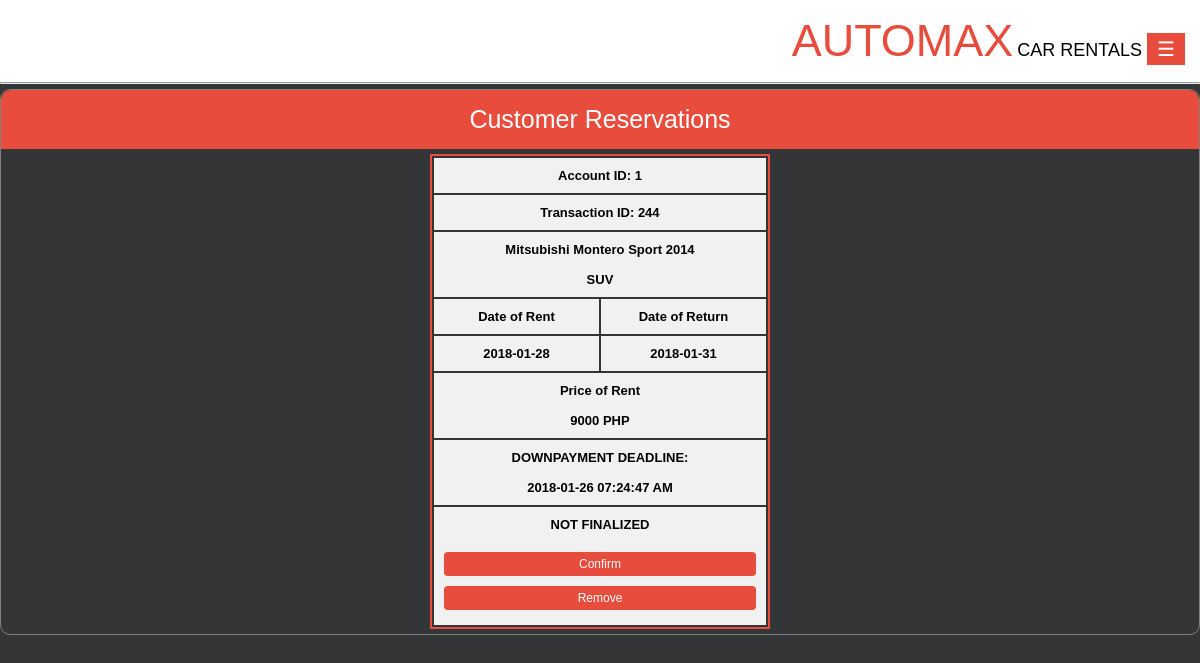
/reservations.php (signed in), run on the app's committed database.
### tables this page shows
CREATE TABLE `cars` (
  `id` int(30) NOT NULL,
  `Model` varchar(50) NOT NULL,
  `Type` varchar(50) NOT NULL,
  `Units` int(30) NOT NULL,
  `currentunits` int(128) NOT NULL,
  `PricePerDay` int(30) NOT NULL,
  `image` varchar(200) NOT NULL
);

CREATE TABLE `reservations` (
  `id` int(30) NOT NULL,
  `Account_ID` varchar(30) NOT NULL,
  `Car_ID` int(30) NOT NULL,
  `DateApplied` timestamp NOT NULL DEFAULT CURRENT_TIMESTAMP,
  `DateRent` varchar(50) NOT NULL,
  `DateReturn` varchar(50) NOT NULL,
  `RentPrice` int(30) NOT NULL,
  `Status` varchar(50) NOT NULL
);

### reservations.php (the view, shortened to what this page needs)
<?php
    function homecontent() {
        if($_SESSION['userlevel'] == "Admin"){
            $db = $GLOBALS['db'];
            $stmt3 = $db->query('SELECT * FROM reservations WHERE Status = "NOT FINALIZED" ');
            while ($reservations=$stmt3->fetch_assoc()) {
                $stmt  = $db->prepare('SELECT Model,Type FROM cars WHERE id = ?');
                $stmt->bind_param('i',$reservations['Car_ID']);
                $stmt->execute();
                $stmt->bind_result($model,$typecar);
                $stmt->store_result();
                while ($stmt->fetch()){
                    if($reservations['Status'] == 'NOT FINALIZED'){
                        $dateapplied = new DateTime($reservations['DateApplied']);
                        $tomorrow = $dateapplied->modify('+1 day');
                        echo "
                        <div id = 'anf'>
                            <div class = 'reserve' id = 'rec'>
                                <table class='reservetable'>
                                    <tr>
                                        <td colspan='2'>
                                            Account ID: {$reservations['Account_ID']}
                                        </td>
                                    </tr>
                                    <tr>
                                        <td colspan='2'>
                                            Transaction ID: {$reservations['id']}
                                        </td>
                                    </tr>
                                    <tr>
                                        <td colspan='2'>
                                            {$model}<br><br>
                                            {$typecar}<br>
                                        </td>
                                    </tr>
                                    <tr>
                                        <td>
                                            Date of Rent
                                        </td>
                                        <td>
                                            Date of Return
                                        </td>
                                    <tr>
                                        <td>
                                            {$reservations['DateRent']}<br>
                                        </td>
                                        <td>
                                            {$reservations['DateReturn']}<br>
                                        </td>
                                    </tr>
                                    <tr>
                                        <td colspan='2'>
                                            Price of Rent <br><br> {$reservations['RentPrice']} PHP
                                        </td>
                                    </tr>
                                    <tr>
                                        <td colspan='2'>
                                            DOWNPAYMENT DEADLINE: <br><br>
                                            {$tomorrow->format('Y-m-d h:i:s A')}
                                        </td>
                                    </tr>
                                    <tr>
                                        <td colspan='2'>
                                            {$reservations['Status']}
                                            <form action='reservations.php' method='post'>
                                                <br>
                                                <input type='hidden' value='{$reservations['id']}'  name='reservationid'>
                                                <input class='tablebutton' type='submit' name='updateaction' value='Confirm'/>
                                                <input class='tablebutton' type='submit' name='deleteaction' value='Remove'/>
                                        </td>
                                    </tr>
                                </table>
                            </div>
                        </div>
                        ";
                            $stmt  = $db->prepare('SELECT image FROM receipt WHERE transaction_id = ? AND user_id = ?');
                            $stmt->bind_param('ii',$reservations['id'],$reservations['Account_ID']);
                            $stmt->execute();
                            $stmt->bind_result($image);
                            $stmt->store_result();
                    }
                }
            }
        }
    }
    function action() {
            if($_SESSION['userlevel'] == "Admin") {
                echo "<div class = 'reservationheader'>Customer Reservations</div>";
            } else if($_SESSION['userlevel'] == "Customer") {
                echo "<div class = 'reservationheader'>My Reservations</div>";
            }
        }
?>
<html>
    <head>
        <link rel='stylesheet' href='automax.css'/>
        <link rel='stylesheet' href='cars.css'/>
    </head>
    <body class = 'reservebody'>
        <div class = "headercontainer">
            <div class = "header">
                <label class ='automax'>AUTOMAX</label> <label class ='rentals'>CAR RENTALS  <label class="menu" style="font-size:20px;cursor:pointer;" onclick="openNav()">&#9776;</label></label>
            </div>
        </div>
        <hr>
                    <div class="custablecontainer">
                        <?php
                            action();
                        ?>
                        <center>
                      <?php
                            homecontent();
                        ?>
                        </center>
                    </div>
    </body>
</html>

### automax.css (style rules this page uses)
* { font-family: Arial; box-sizing: border-box; margin: 0; }
html { height: 100%; }
.headercontainer { background-color: white; padding: 15px; }
.automax { font-family: Arial; font-size: 45px; text-align: center; width: 100%; height: auto; color: rgba(231,76,60,1); }
.rentals { color: black; font-size: 18px; }
.header { height: auto; width:100%; background-image: black; text-align: right; color: coral; font-family: Verdana; }
.menu { background-color: #e74c3c; padding: 5px 10px; color: white; }
td { font-weight: bold; margin-bottom: 10px; width: auto; }
.reservebody { background-color: #343537; }
* { font-family: Arial; }
#rec { text-align:center; margin:auto; }
.reservetable { width: 340px; margin: 5px auto; border: 2px solid #e74c3c; height: 30vw; table-layout: fixed; }
.reservetable td { text-align: center; background-color: #f1f1f1; color: black; font-weight: bold; font-size: 13px; padding: 10px; }
.tablebutton { cursor: pointer; margin: 5px auto; border: none; width: 100%; background-color: #e74c3c; color: #ffffff; padding: 5px; font-size: 12px; text-decoration: none; border-radius: 4px; }
.reservationheader { margin: auto; width: 100%; font-weight: 500; font-size: 25px; padding-top: 15px; padding-bottom: 15px; background-color: #e74c3c; color: white; text-align: center; border-top-left-radius: 10px; border-top-right-radius: 10px; }
.reserve { margin: auto; margin-top: 10px; height: auto; width: 400px; display: inline-block; }
#anf { text-align:center; width:80%; display: inline-block; }
.custablecontainer { border-radius: 10px; width: 100%; margin: 5px auto; border: 1px solid gray; height: auto; min-height: 33%; }

### data on the page
reservations: Account_ID "1", id "244", DateRent "2018-01-28", DateReturn "2018-01-31", RentPrice "9000", DateApplied "2018-01-26 07:24:47 AM", Status "NOT FINALIZED"
cars: Model "Mitsubishi Montero Sport 2014", Type "SUV"
